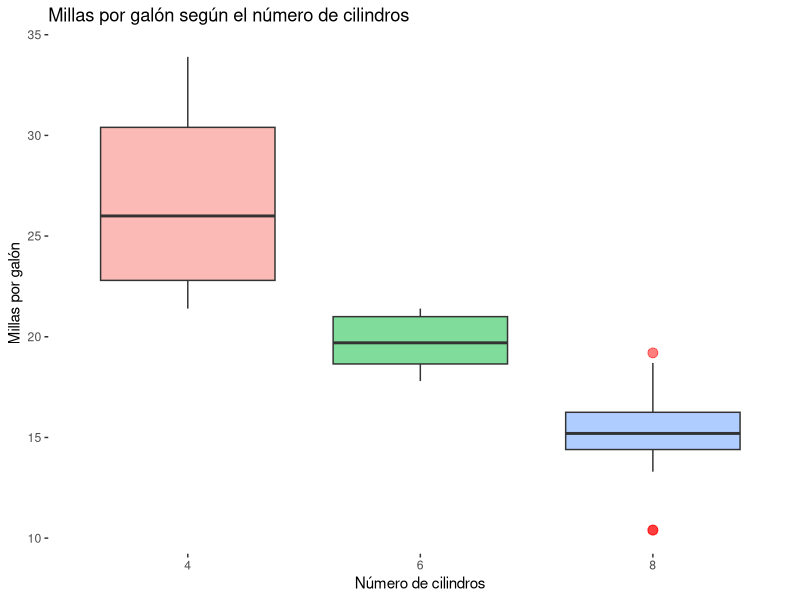
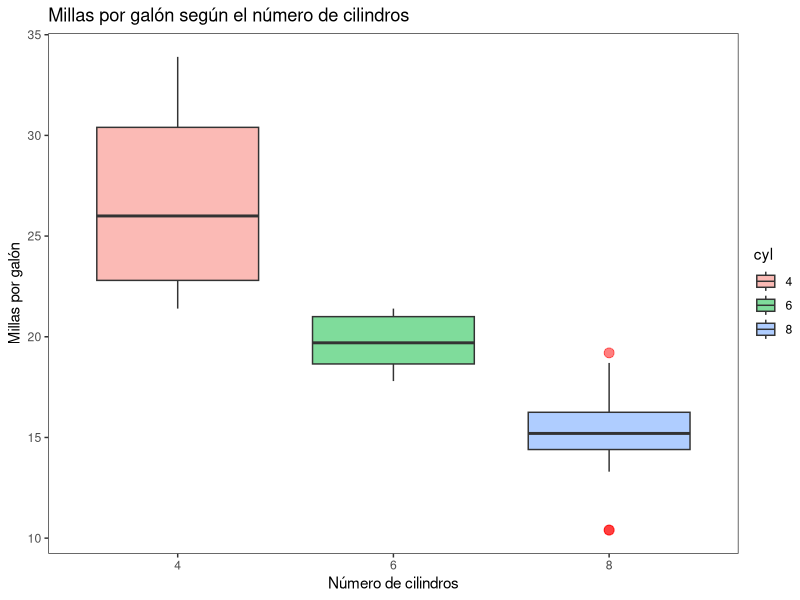
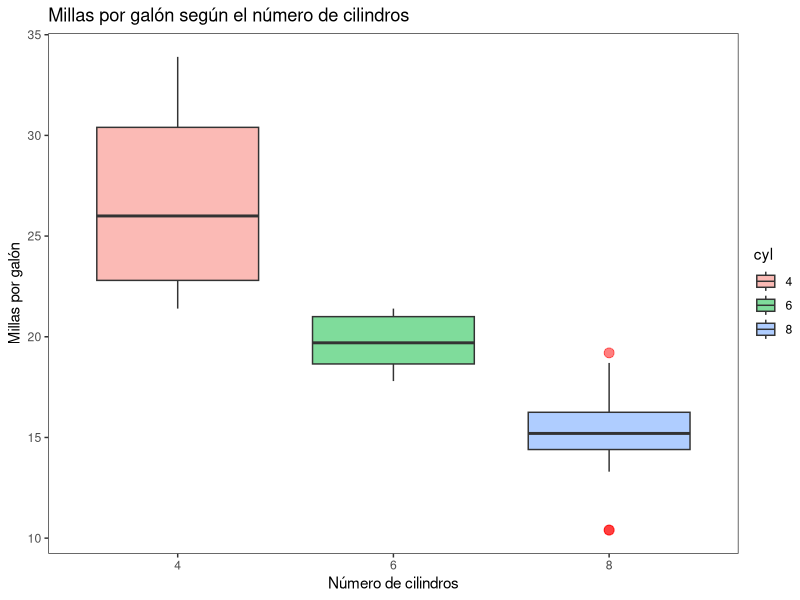
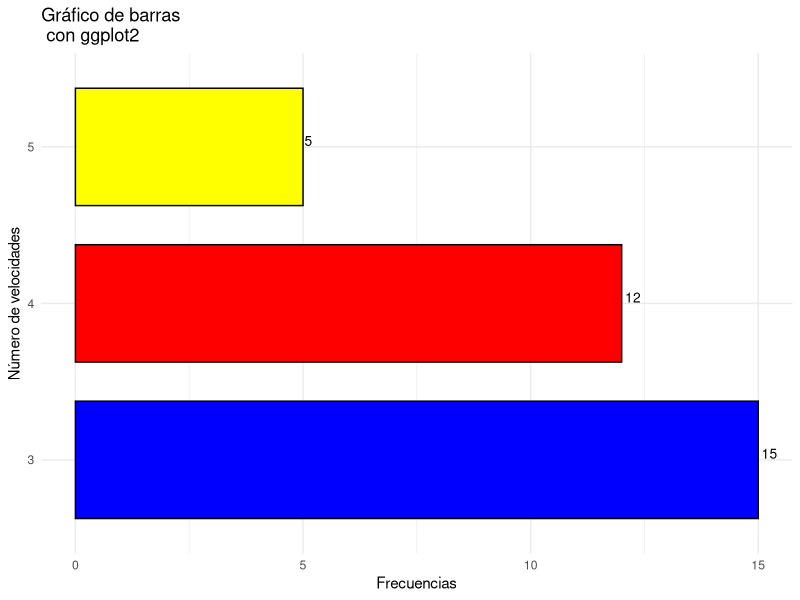

Write the R code that produced these figures, in order.
# ==================  S E S I Ó N  2   - P R A C T I C A 4 ================== #

# == Este código solo corremos la primera vez instalamos el paquete tydiverse
# == y la librería reshape
# == Nota: si ya cuentas con estos paquetes instalados, solo comenta las
# ==       siguientes lineas y corre carga las librerías a usar
# install.packages("tidyverse")
# install.packages("reshape") 

# == Aquí vamos a cargar las librerias que necesitaremos para trabajar
library(tidyverse)
library(reshape)

# == iniciamos una variable que contendrá la ruta en la cual estaremos
# == tendremos nuestros archivos de trabajo e imprimiremos todas nuestras
# == salidas
rutaLocal <- 'C:/webinar/'

# == aquí seteamos la ruta de donde se va a estar trabajando y comprobamos
# == que es correcta
setwd(rutaLocal)
getwd()

# == Mandamos a llamar la base precargada en R llamada mtcars y la guardamos 
# == como un objeto con el nombre autos
auto <- mtcars

# =========================================================================== #
# == Introducción a GGPLOT2
# =========================================================================== #

# == De la base de datos autos que creamos anteriormente seleccionaremos las
# == variables cyl y mpg, para crear un gráfico de caja y brazos.
# == Como podrás darte cuenta cuando usamos ggplot la notación cambia, ya que
# == cuando llegamos a las sentencias de relacionadas con el grafico en lugar
# == de usar pipes usaremos el signo "+"

# == Recuerda que toda la primera parte de este código se usaran pipes para
# == para hacer la selección necesaria de la data que se usará para generar el 
# == grafico
auto %>%
  select(cyl, mpg) %>%
  mutate(cyl = as.factor(cyl)) %>%
  # == Apartir de este punto usaremos "+" en lugar de pipes
  ggplot(aes(x=cyl, y=mpg, fill=cyl)) +
  geom_boxplot(alpha=0.5, notch=FALSE, outlier.colour="red", outlier.size=3) +
  labs(x     = "Número de cilindros", 
       y     = "Millas por galón",
       title = "Millas por galón según el número de cilindros") +
  theme(legend.position = "none",
        panel.background = element_blank())

# == Nota: recuerda que todos los gráficos que hagas al estar usando tydiverse,
# ==       contaras con todas las bondades de las librerías que este framework
# ==       ofrece, como por ejemplo, lo seria poder trabajar con los pipes y "+".

# == Todos los gráficos, también los puedes guardar como un objeto y a este poderlo
# == mandarlo llamar cada vez que se necesite
grafBoxplot <- auto %>%
  select(cyl, mpg) %>%
  mutate(cyl = as.factor(cyl)) %>%
  # == Apartir de este punto usaremos "+" en lugar de pipes
  ggplot(aes(x=cyl, y=mpg, fill=cyl)) +
  geom_boxplot(alpha=0.5, notch=FALSE, outlier.colour="red",
               outlier.size=3) +
  labs(x     = "Número de cilindros", 
       y     = "Millas por galón",
       title = "Millas por galón según el número de cilindros") +
  theme(legend.position = "none",
        panel.background = element_blank())

# == Cuando se tienen objetos de gráficos y se mandan llamar, estos pueden ser
# == modificados con sentencias adicionales. Esto es de gran utilidad, ya que puedes
# == tener un gráfico base al cual solo le modificares el estilo cada vez que se
# == requiera
grafBoxplot + theme_test()


# == Al igual que los dataframes, los gráficos los puedes exportar con formato de
# == imagen, usando la siguientes sentencias
jpeg('boxplot.jpg', units="in", width=12, height=8, res=500) # Instanciamos el tipo de imagen
grafBoxplot + 
  theme_test() # Corremos la grafica
dev.off() # Imprimimos y exportamos


# =========================================================================== #
# == Ahora crearemos un gráfico de brarras, poniendo en práctica lo aprendido
# == anteriormente
# == Ejercicio: Crear un gráfico de barras horizontales que muestre la 
# ==            frecuencia de la variable "gear", este grafico debe tener
# ==            un tema minimal y se debe exportar como un jpg con el nombre
# ==            de barplot
# =========================================================================== #

# == Paso 1: Creamos las frecuencias de la variable gear
auto %>%
  mutate(gear = as.character(gear)) %>%
  count(gear, sort=TRUE)

# == Paso 2: Crear el grafico base y guardar lo en un objeto
garfBarplot  <- auto %>%
  mutate(gear = as.character(gear)) %>%
  count(gear, sort=TRUE) %>%
  ggplot(aes(x=gear, y=n)) +
  geom_bar(stat="identity", width=0.75, colour="black", 
           fill=c("blue","red","yellow")) +
  xlab("Número de velocidades") + 
  ylab("Frecuencias") +
  ggtitle("Gráfico de barras \n con ggplot2") + 
  geom_text(aes(label=n), hjust=-0.2 , vjust=-0.1,
            color="black", size=3.5)

# == Paso 3: Usar el tema minimal, rotar la gráfica y exportar el objeto
jpeg('barplot.jpg', units="in", width=12, height=8, res=500)
garfBarplot +
  theme_minimal() +
  coord_flip() 
dev.off()

# == Nota: Recuerda que no es necesario seguir todos estos pasos, ya que podrías
# ==       llegar al mismo resultado en un solo paso. Sin embargo siempre es
# ==       recomendable ir armando bloques que sean fáciles de leer e interpretar
# ==       por cualquier persona que lea tu código, además de que modularizar siempre
# ==       hará que cuando se necesite un cambio sea más fácil identificar donde
# ==       se tiene que hacer y cambiarlo una sola vez y no varias (ya que esto
# ==       no es eficiente)
